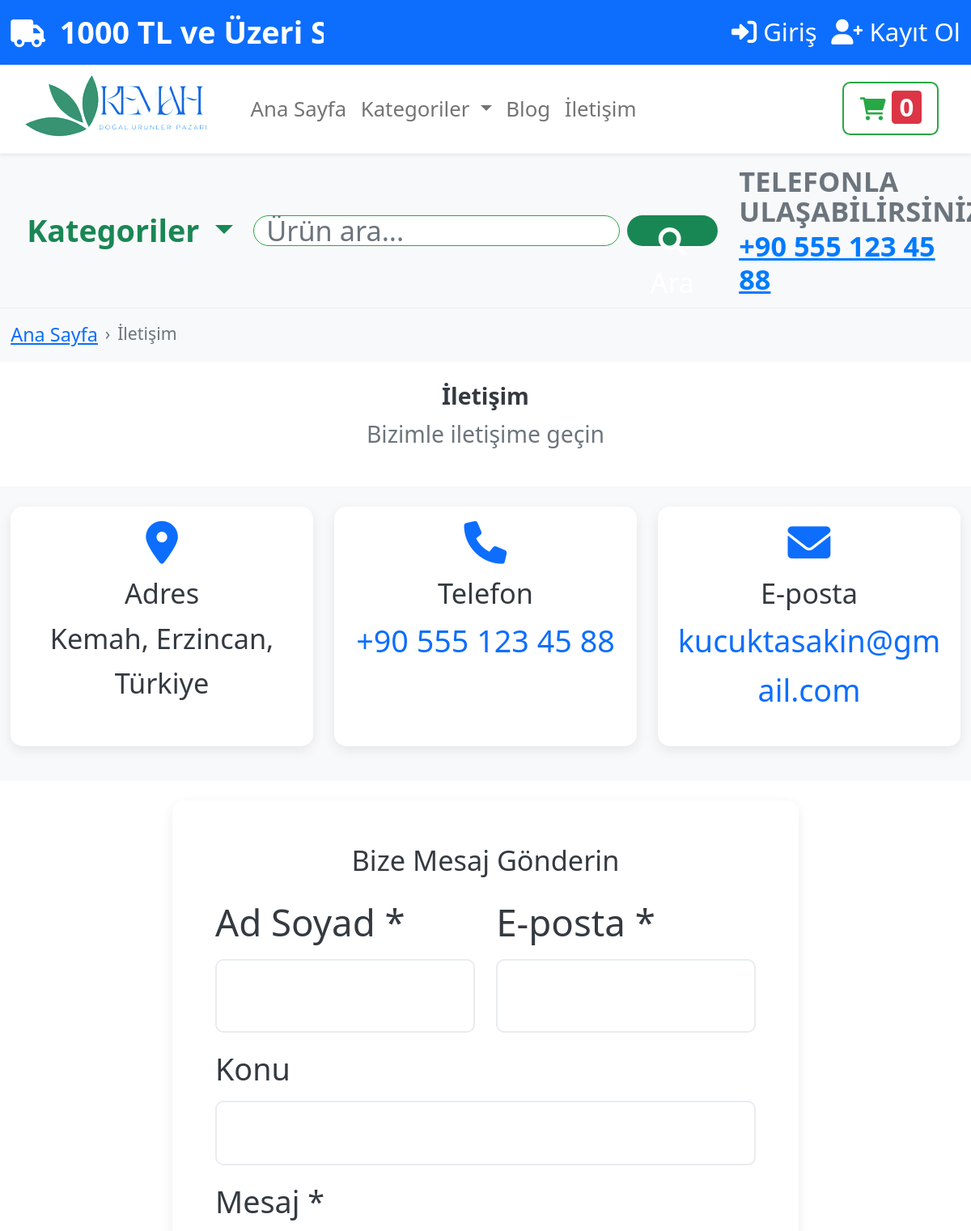
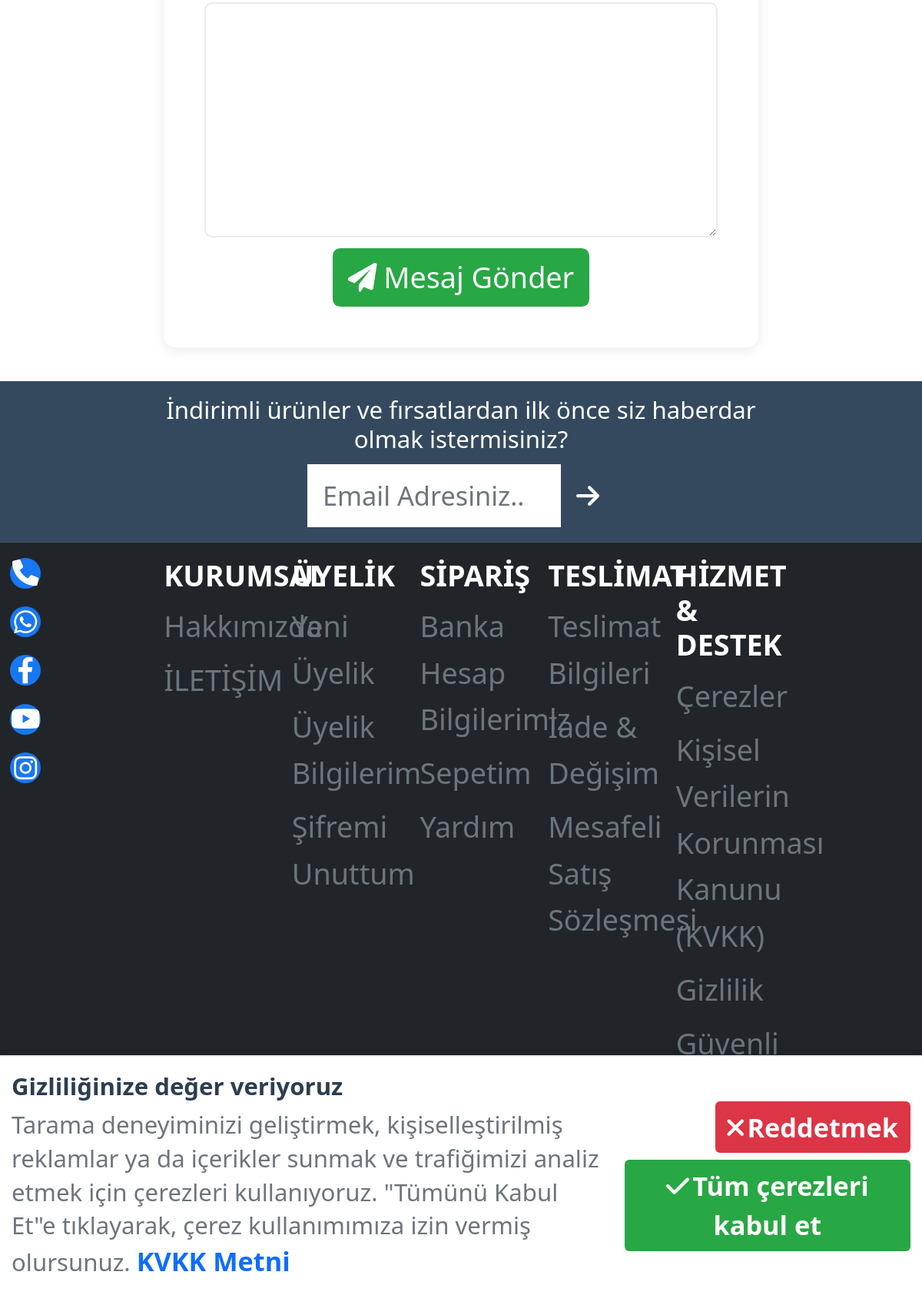
Screenshot of /iletisim with the database file from the repository (2 pictures, top to bottom).
### tables this page shows
CREATE TABLE site_settings (
            id INTEGER PRIMARY KEY AUTOINCREMENT,
            setting_key TEXT UNIQUE NOT NULL,
            setting_value TEXT,
            description TEXT,
            created_at TIMESTAMP DEFAULT CURRENT_TIMESTAMP,
            updated_at TIMESTAMP DEFAULT CURRENT_TIMESTAMP
        );

### app.py (the view)
@app.route('/iletisim')
def contact():
    conn = get_db_connection()
    settings = conn.execute('SELECT * FROM site_settings WHERE setting_key IN (?, ?, ?)',
                          ('site_address', 'site_phone', 'site_email')).fetchall()
    conn.close()
    contact_info = {setting['setting_key']: setting['setting_value'] for setting in settings}
    return render_template('contact.html', contact_info=contact_info)

### app.py (called while the page is built, shortened)
@app.after_request
def after_request(response):
    response.headers['Access-Control-Allow-Origin'] = '*'
    response.headers['Access-Control-Allow-Methods'] = 'GET, POST, PUT, DELETE, OPTIONS'
    response.headers['Access-Control-Allow-Headers'] = 'Content-Type, Authorization'
    response.headers['X-Content-Type-Options'] = 'nosniff'
    response.headers['X-Frame-Options'] = 'DENY'
    response.headers['X-XSS-Protection'] = '1; mode=block'
    response.headers['Referrer-Policy'] = 'strict-origin-when-cross-origin'
    return response

def get_db_connection():
    db_path = os.path.join(os.path.dirname(os.path.abspath(__file__)), 'kemah.db')
    conn = sqlite3.connect(db_path)
    conn.row_factory = sqlite3.Row
    conn.execute('PRAGMA foreign_keys=ON')
    conn.execute('PRAGMA journal_mode=WAL')
    return conn

@app.context_processor
def inject_user():
    return dict(current_user=current_user)

def get_site_settings():
    try:
        conn = get_db_connection()
        settings = conn.execute('SELECT * FROM site_settings').fetchall()
        conn.close()
        site_settings = {setting['setting_key']: setting['setting_value'] for setting in settings}
        return site_settings
    except:
        return {}

@app.context_processor
def inject_site_settings():
    return dict(site_settings=get_site_settings())

### templates/contact.html (shortened to what this page needs)
{% extends "base.html" %}
{% block content %}
<nav aria-label="breadcrumb" class="py-3 bg-light">
    <div class="container">
        <ol class="breadcrumb mb-0">
            <li class="breadcrumb-item"><a href="{{ url_for('index') }}">Ana Sayfa</a></li>
            <li class="breadcrumb-item active">İletişim</li>
        </ol>
    </div>
</nav>
<section class="py-5">
    <div class="container">
        <div class="row">
            <div class="col-12 text-center">
                <h1 class="fw-bold">İletişim</h1>
                <p class="text-muted lead">Bizimle iletişime geçin</p>
            </div>
        </div>
    </div>
</section>
<section class="py-5 bg-light">
    <div class="container">
        <div class="row">
            <div class="col-md-4 mb-4">
                <div class="card text-center h-100">
                    <div class="card-body">
                        <i class="fas fa-map-marker-alt text-primary mb-3" style="font-size: 3rem;"></i>
                        <h5 class="card-title">Adres</h5>
                        <p class="card-text">{{ contact_info.get('site_address', 'KEMAH MERKEZ KEMAH/ERZİNCAN') }}</p>
                    </div>
                </div>
            </div>
            <div class="col-md-4 mb-4">
                <div class="card text-center h-100">
                    <div class="card-body">
                        <i class="fas fa-phone text-primary mb-3" style="font-size: 3rem;"></i>
                        <h5 class="card-title">Telefon</h5>
                        <p class="card-text">
                            <a href="tel:{{ contact_info.get('site_phone', '05056987133') }}" class="text-decoration-none">
                                {{ contact_info.get('site_phone', '05056987133') }}
                            </a>
                        </p>
                    </div>
                </div>
            </div>
            <div class="col-md-4 mb-4">
                <div class="card text-center h-100">
                    <div class="card-body">
                        <i class="fas fa-envelope text-primary mb-3" style="font-size: 3rem;"></i>
                        <h5 class="card-title">E-posta</h5>
                        <p class="card-text">
                            <a href="mailto:{{ contact_info.get('site_email', 'kemah@kemah.com.tr') }}" class="text-decoration-none">
                                {{ contact_info.get('site_email', 'kemah@kemah.com.tr') }}
                            </a>
                        </p>
                    </div>
                </div>
            </div>
        </div>
    </div>
</section>
<section class="py-5">
    <div class="container">
        <div class="row justify-content-center">
            <div class="col-md-8">
                <div class="card">
                    <div class="card-body p-5">
                        <h3 class="text-center mb-4">Bize Mesaj Gönderin</h3>
                        <form id="contactForm">
                            <div class="row">
                                <div class="col-md-6">
                                    <div class="mb-3">
                                        <label for="name" class="form-label">Ad Soyad *</label>
                                        <input type="text" class="form-control" id="name" name="name" required>
                                    </div>
                                </div>
                                <div class="col-md-6">
                                    <div class="mb-3">
                                        <label for="email" class="form-label">E-posta *</label>
                                        <input type="email" class="form-control" id="email" name="email" required>
                                    </div>
                                </div>
                            </div>
                            <div class="mb-3">
                                <label for="subject" class="form-label">Konu</label>
                                <input type="text" class="form-control" id="subject" name="subject">
                            </div>
                            <div class="mb-3">
                                <label for="message" class="form-label">Mesaj *</label>
                                <textarea class="form-control" id="message" name="message" rows="5" required></textarea>
                            </div>
                            <div class="text-center">
                                <button type="submit" class="btn btn-primary btn-lg" id="submitBtn">
                                    <i class="fas fa-paper-plane me-2"></i>Mesaj Gönder
                                </button>
                            </div>
                        </form>
                    </div>
                </div>
            </div>
        </div>
    </div>
</section>
{% endblock %}

### static/css/style.css (style rules this page uses)
:root { --primary-color: #28a745; --secondary-color: #6c757d; --success-color: #28a745; --info-color: #17a2b8; --warning-color: #ffc107; --danger-color: #dc3545; --light-color: #f8f9fa; --dark-color: #343a40; --font-family: 'Segoe UI', Tahoma, Geneva, Verdana, sans-serif; }
body { font-family: var(--font-family); line-height: 1.6; color: var(--dark-color); min-height: 100vh; padding-bottom: 100px; }
.btn { border-radius: 25px; font-weight: 500; transition: all 0.3s ease; border: none; padding: 10px 25px; }
.btn-primary { background: linear-gradient(135deg, var(--primary-color), var(--success-color)); border: none; }
.form-control { border-radius: 10px; border: 2px solid #e9ecef; padding: 12px 15px; transition: border-color 0.3s ease, box-shadow 0.3s ease; }
.card { border: none; border-radius: 15px; box-shadow: 0 5px 15px rgba(0,0,0,0.08); transition: box-shadow 0.3s ease; }
.breadcrumb { background: transparent; padding: 0; margin: 0; }
.breadcrumb-item + .breadcrumb-item::before { content: "›"; color: var(--secondary-color); }
html { font-size: 110%; }
body { font-size: 110%; }
h1, h2, h3, h4, h5, h6, p, span, div, a, button, input, textarea, select, label { font-size: 110% !important; }
.container { max-width: 1200px !important; }
.card { margin-bottom: 1.1rem; }
.card-body { padding: 1.1rem; }
.btn { padding: 0.55rem 1.1rem; font-size: 110%; border-radius: 0.55rem; }
.btn-lg { padding: 0.55rem 1.1rem; font-size: 1.1rem; }
.form-control { padding: 0.55rem 0.75rem; font-size: 110%; }
.mb-3 { margin-bottom: 0.825rem !important; }
.mb-4 { margin-bottom: 1.1rem !important; }
.py-3 { padding-top: 0.825rem !important; padding-bottom: 0.825rem !important; }
.py-5 { padding-top: 1.375rem !important; padding-bottom: 1.375rem !important; }
.btn { transition: all 0.3s ease; }

### rows the page displays
site_settings: get "Kemah, Erzincan, Türkiye"
site_settings: get "+90 555 123 45 88"
site_settings: get "kucuktasakin@gmail.com"
